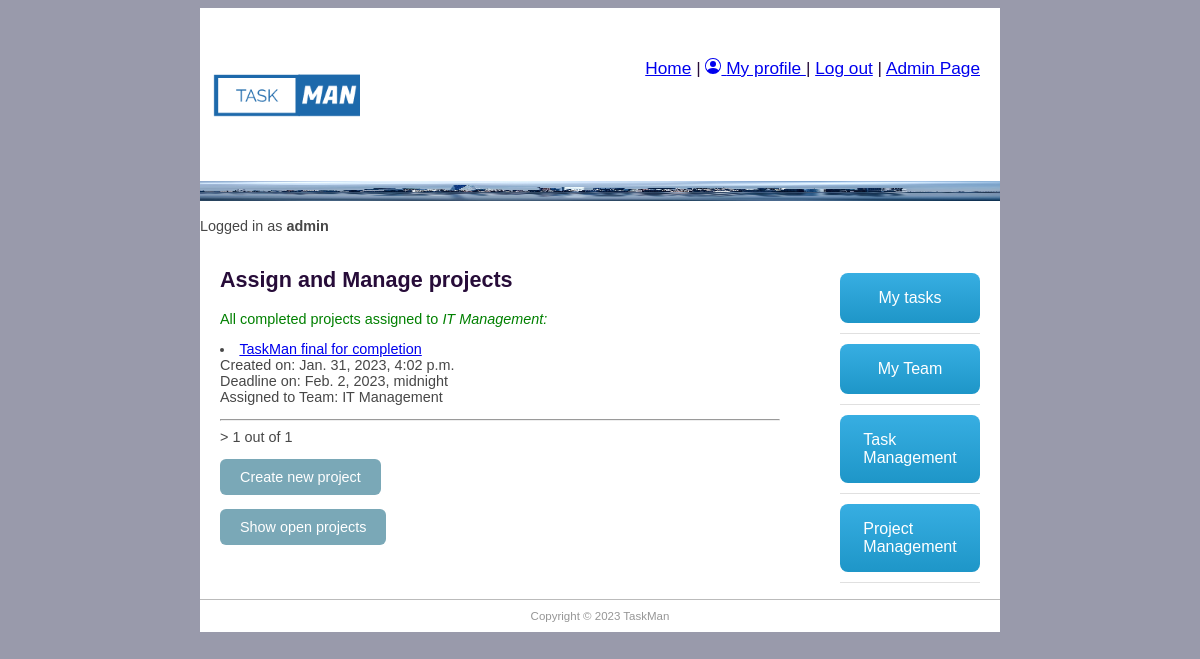
Page /taskman/projectsc/ (signed in) on the committed database.
### taskman/models.py (models this page shows, shortened)
class Employee(models.Model):
    user = models.OneToOneField(User, on_delete=models.CASCADE)
    group_id = models.ForeignKey(Group, help_text='Assign to a team', on_delete=models.SET_NULL, null=True, blank=True)
    photo = models.ImageField(default='default.png', upload_to='profile_pics')
    team_role = models.ForeignKey(TeamRole, help_text='Assign a position', on_delete=models.SET_NULL, null=True, blank=True)
    task_number = models.IntegerField('Number of tasks assigned', default=0)

class Project(models.Model):
    title = models.CharField('Project title', max_length=100, help_text='Enter project title')
    description = models.TextField('Description', max_length=2000, help_text='Enter project description')
    group_id = models.ForeignKey(Group, help_text='Assign to a team', blank=True, on_delete=models.SET_NULL, null=True)
    employee_req = models.IntegerField('Number of employees expected. Min:1', default=0, validators=[MinValueValidator(1)])
    enddate = models.DateTimeField('Requested finish date', null=True, blank=True)
    created_on = models.DateTimeField(editable=False, auto_now_add=True)
    updated_on = models.DateTimeField(editable=False, auto_now_add=True)
    completed_on = models.BooleanField('Completed', default=False)

### taskman/views.py (the view)
# urls.py: path('projectsc/', views.ProjectCListView.as_view(), name='all_projects_c'),
class ProjectCListView(LoginRequiredMixin, generic.ListView):
    model = Project
    paginate_by = 5
    template_name = 'project_list_completed.html'
    def get_queryset(self):
        current_employee = Employee.objects.get(user=self.request.user)
        task_list = Project.objects.filter(group_id__id=current_employee.group_id.id).filter(completed_on=True)
        return task_list
    def get_context_data(self, **kwargs):
        context = super().get_context_data(**kwargs)
        current_employee = Employee.objects.get(user=self.request.user)
        context['current_employee'] = current_employee
        return context

### taskman/templates/project_list_completed.html (shortened to what this page needs)
{% extends "base.html" %}
{% block content %}
{% if current_employee.team_role.name == 'Manager' or current_employee.team_role.name == 'Team Lead'%}
<h1>Assign and Manage projects</h1>
<p style="color:green">All completed projects assigned to <em>{{current_employee.group_id.name}}:</em> </p>
{% for project_obj in project_list %}
<li> <a href="{% url 'project-detail' pk=project_obj.pk %}">{{project_obj.title}}</a> <br> Created on: {{project_obj.created_on}} <br> Deadline on: {{project_obj.enddate}}
    <br> Assigned to Team: {{project_obj.group_id}}
</li>
{% endfor %}
<hr>
<div class="pagination"><span class="step-links">>
        <span class="current">
            {{ page_obj.number }} out of {{ page_obj.paginator.num_pages }}</span>
    </span></div>
{% if current_employee.team_role.name == 'Manager' %}
<a class="button-cool" href="{% url 'project-new' %}">Create new project</a>
{% endif %}
<a class="button-cool" href="{% url 'all_projects' %}">Show open projects</a>
{%else%}
<h3>You do not have permission to view this page</h3>
{%endif%}
{% endblock %}

### taskman/templates/base.html (shortened to what this page needs)
{% load static %}
<!doctype html>
<html>
  <head>
    <link href="{% static 'css/main.css' %}" rel="stylesheet" type="text/css">
  </head>
  <body>
    <div id="wrapper">
    <header id="header">
      <div id="logo"><img src="{% static 'css/logo.png' %}" alt="" width="150" height="150"/></div>
      <div id="top_menu"><a href="/">Home</a> |
        {% if user.is_authenticated%}
            <a href="{% url 'employee-page' %}">
                My profile
            </a>
              | <a href="{% url 'logout' %}">Log out</a>
            {% else%}
            <a href="{% url 'login' %}">Login</a>
        {% endif %}
          | <a href="{% url 'admin:index' %}">Admin Page</a>
        </div>
      <div id="topbanner"><img src="{% static 'css/pexels-pixabay-290595.jpg' %}" alt="" width="800" height="20"/></div>
        <p>Logged in as <strong>{{user.username}}</strong></p>
    </header>
      <aside id="rightsidebar">
      <nav id="nav">
        {% if user.is_authenticated%}
          <ul>
            <li><a href="{% url 'tasks_name' %}" class="button-43">My tasks</a></li>
            <li><a href="{% url 'my-team' %}" class="button-43">My Team</a></li>
                {% if current_employee.team_role.name == 'Manager' or current_employee.team_role.name == 'Team Lead' or current_employee.team_role.name == 'Senior' %}
                <li><a href="{% url 'all_tasks' %}" class="button-43">Task Management</a></li>
                {% endif %}
                {% if current_employee.team_role.name == 'Manager' or current_employee.team_role.name == 'Team Lead'%}
                <li><a href="{% url 'all_projects' %}" class="button-43">Project Management</a></li>
                {% endif %}
          </ul>
        {% endif %}
      </nav>
    </aside>
    <section id="main">
      {% block content %}{% endblock content %}
    </section>
    <footer id="footer">Copyright &copy;
       TaskMan
    </footer>
    </div>
  </body>
</html>

### taskman/static/css/main.css (style rules this page uses)
#header { border-style: none; width: 800px; height: auto; }
#wrapper { margin-top: 0px; margin-left: auto; margin-right: auto; background-color: #FFFFFF; width: 800px; }
body { background-color: #999AAB; font-family: "Trebuchet MS", Helvetica, sans-serif; font-size: 0.9em; text-align: justify; color: #474747; }
h1 { color: #270c39; }
#footer { text-align: center; font-size: 0.8em; padding-top: 10px; padding-bottom: 10px; background-color: #FFFFFF; border-top: thin solid #BBBBBB; clear: both; color: #969696; }
#nav li { padding-top: 10px; padding-bottom: 10px; font-size: 1em; list-style-type: none; border-bottom: thin solid #e0e0e0; color: #1e9d36; left: 0px; list-style-position: inside; }
#nav li a { text-decoration: none; }
#rightsidebar { width: 180px; height: 350px; float: right; padding-right: 20px; }
#main { width: 560px; float: left; margin: 0 10px 50px 20px; padding-right: 10px; }
#logo { padding: 10px; float: left; }
#top_menu { float: right; padding: 50px 20px 0px 0px; font-size: 1.2em; color: #270c39; }
.button-43 { background-image: linear-gradient(-180deg, #37AEE2 0%, #1E96C8 100%); border-radius: .5rem; box-sizing: border-box; color: #FFFFFF; display: flex; font-size: 16px; justify-content: center; padding: 1rem 1.75rem; text-decoration: none; width: 100%; border: 0; cursor: pointer; user-select: none; -webkit-user-select: none; touch-action: manipulation; }
@media (min-width: 768px) { .button-43 { padding: 1rem 2rem; } }
.button-cool { display: inline-block; padding: 10px 20px; text-align: center; text-decoration: none; color: #ffffff; background-color: #7aa8b7; border-radius: 6px; outline: none; }

### rows in the picture
Employee: group_id.name "IT Management"
Project: title "TaskMan final for completion", created_on "Jan. 31, 2023, 4:02 p.m.", enddate "Feb. 2, 2023, midnight", group_id "IT Management"

### other values in the picture
{{ user.username }} "admin"
{{ page_obj.number }} "1"
{{ page_obj.paginator.num_pages }} "1"
